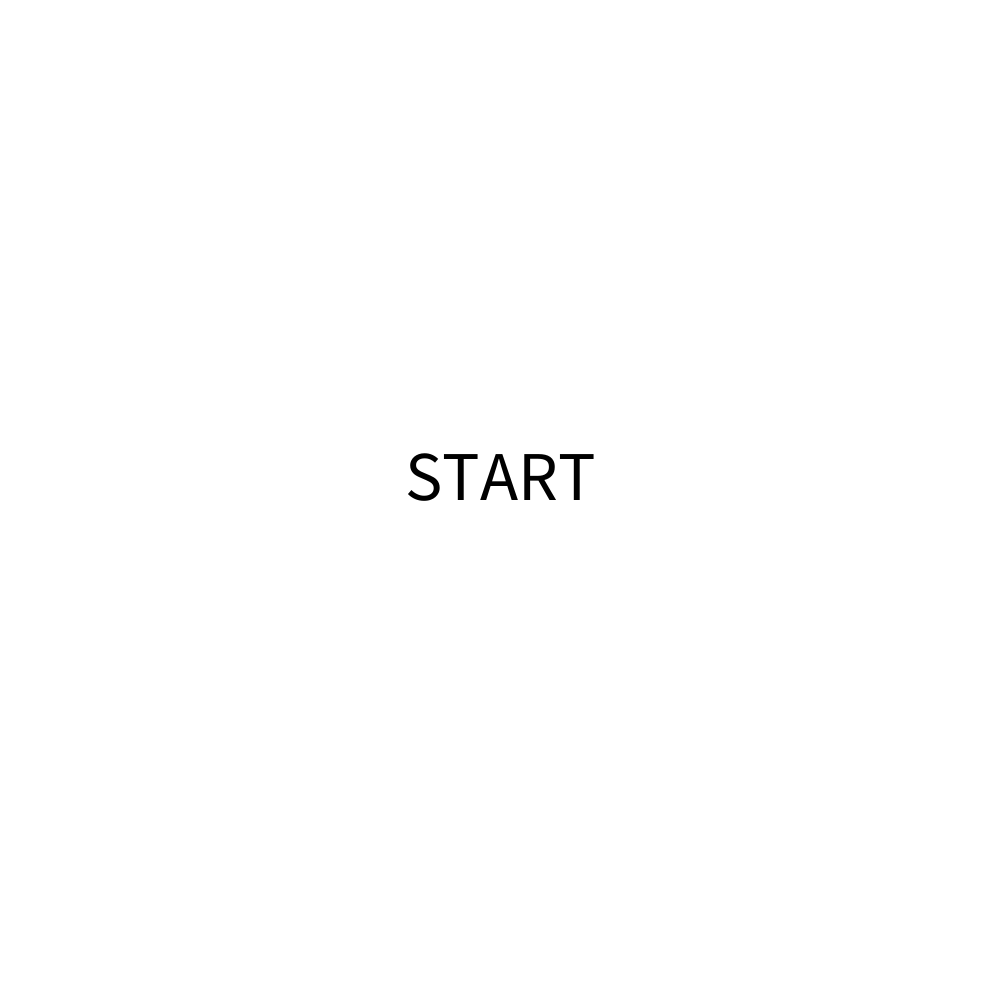
Frame 1 (no input)
Frame 60 (the mouse pressed at the canvas centre just before this capture): identical to frame 1, image omitted
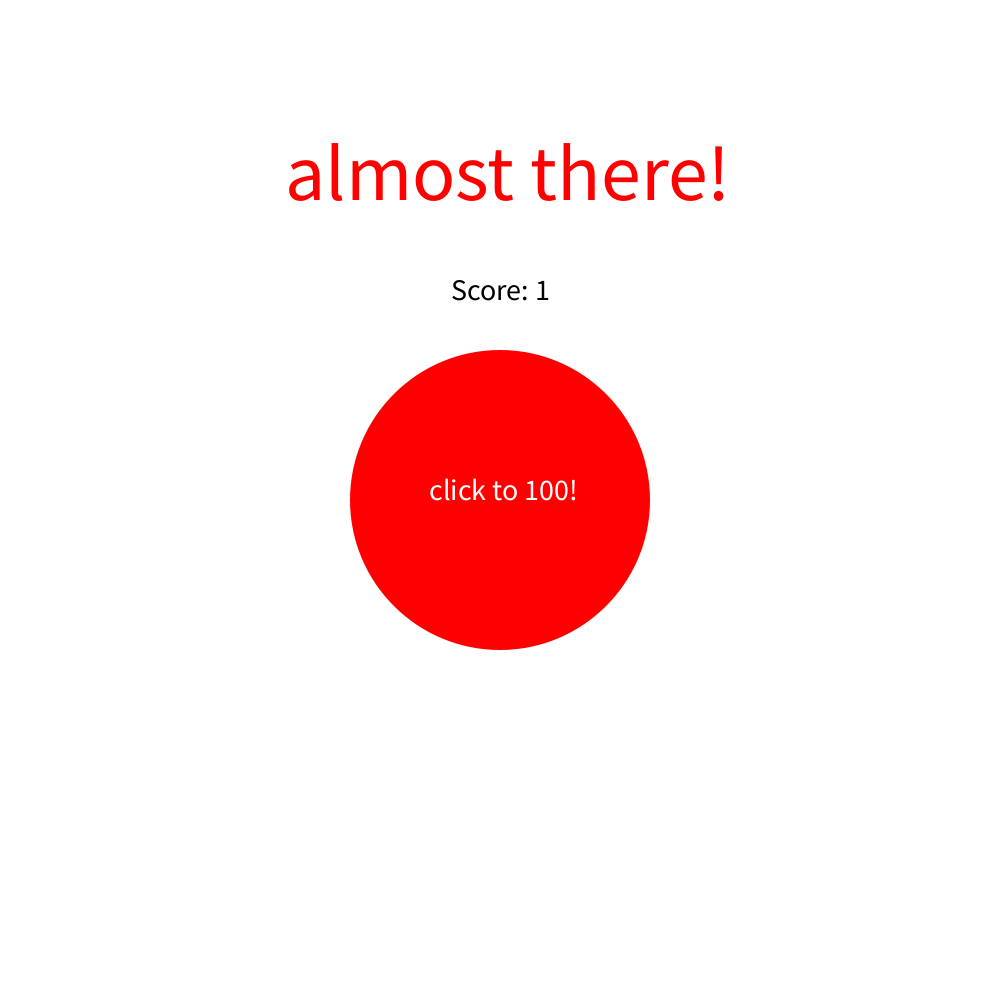
Frame 120 (the mouse held since frame 60 and released just before this capture)

The Processing sketch that drew these frames (run headless with seeded random() and noise(); from frame 60 on, the mouse is pressed at the canvas centre):

// Processing sketch: targetgamemk4
// ── targetgamemk4.pde
// the name of the game is to push the button unitl you reach 100 points!!!

String  State = "begin";
String[] Cheers={" great job!", " keep going!", " almost there!", "goal!"};
int positionCheers=0;
int score;
int index = int(random(Cheers.length));
int x = 500; 
int y = 500;

void setup() {
  size(1000, 1000);
  score = 0;
 
  

  
}

void draw() {

  if (State == "begin"){
    Start();
  }else if(State == "gameplay"){
    Play();
  } else if(State == "gameover"){
    gameOver();
   }    
  }
  
  void mousePressed(){
  if(State == "begin"){
    State = "gameplay";
    
  } else if (State == "gameover") {
    State = "begin";
    score = 0;
    
  
    
  
    
  }
  
  if (State == "gameplay"){
    
    float r = dist (x, y, mouseX, mouseY);
    
  if (r < 50) {
     score = score + 1;
      
  if (score > 100){
     State = "gameover";
     
     
   
     
    
     
    }
   }
  }
  }
  
  

   
 
  
 
 
 
void Start(){
  background(255);
  textAlign(CENTER);
  fill(0);
  textSize(70);
  text("START", 500, 500 );
  
}

void Play(){
  
  background(255);
  fill(0);
  text("Score: " +score, 500, 300);
  noStroke();
  fill(255, 0, 0);
  ellipse(500, 500, 300, 300);
  fill(255, 0, 0);
  textSize(80);
  text ( Cheers[index], 500, 200);
  fill(255);
  textSize(30);
  text (" click to 100!", 500, 500);
  
  
 
}

void gameOver(){
   background(255,0,0);
   fill(255);
   textSize(100);
    text("YOU DID IT!!!", 500, 500);
    textSize(50);
    text("again?", 500, 600);
  
}
